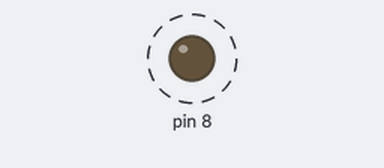
Simulated run of this sketch. Board: Arduino Uno, built with avr-gcc and run on an emulated ATmega328P. On the bench: output pins drawn as LEDs (lit = HIGH). Dashed ring = blinking.

Above: at 0.5 s.
Timing chart, 0 to 4.6 s (numbered marks = the images above):
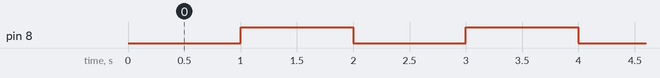

The sketch:

pwm-ej-pin-sin-pwm.ino
```cpp
// Ejemplo: D8 no tiene PWM. Observa su indicador: solo se enciende o se apaga.
void setup() {
  pinMode(8, OUTPUT);
}

void loop() {
  analogWrite(8, 100);   // menos de 128 → apagado
  delay(1000);
  analogWrite(8, 200);   // 128 o más → encendido
  delay(1000);
}
```

Measured:
- by itself, pin 8: alternates HIGH for 1.0 s and LOW for 1.0 s
